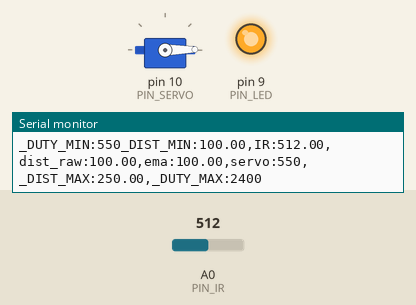
The sketch below on a simulated Arduino Uno, built with avr-gcc and run on an emulated ATmega328P. On the bench: servo, output pins drawn as LEDs (lit = HIGH), the last lines printed to the serial monitor. The inputs (shaded band) are chosen by the test bench; at power-on: A0 (PIN_IR) = 512.

Above: at 1.2 s.
1.3 s: A0 (PIN_IR) set to 479
At 1.7 s:
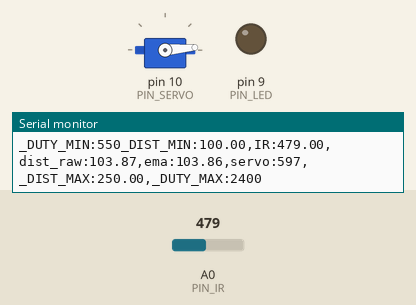
2.9 s: A0 (PIN_IR) set to 306
At 4.3 s:
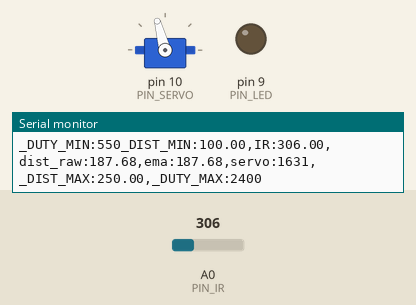
5.9 s: A0 (PIN_IR) set to 240
At 6.5 s:
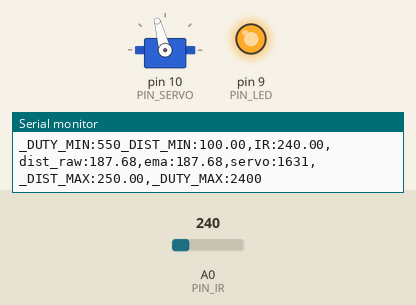
7.4 s: A0 (PIN_IR) set to 251
At 8.9 s:
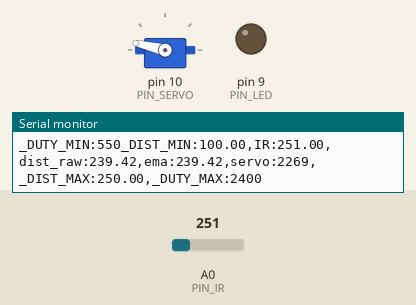
10.4 s: A0 (PIN_IR) set to 122
At 11.1 s:
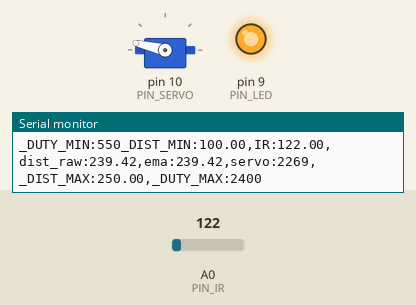
Timing chart, 0 to 12.9 s (numbered marks = the images above; inputs shaded):
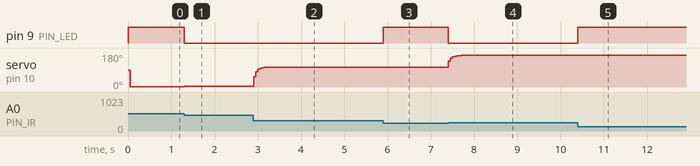

The sketch:

17_example_3_2.ino
```cpp
#include <Servo.h>

// Arduino pin assignment

#define PIN_IR    0         // IR sensor at Pin A0
#define PIN_LED   9
#define PIN_SERVO 10

#define _DUTY_MIN 550  // servo full clock-wise position (0 degree)
#define _DUTY_NEU 1475  // servo neutral position (90 degree)
#define _DUTY_MAX 2400  // servo full counter-clockwise position (180 degree)

#define _DIST_MIN  100.0   // minimum distance 100mm
#define _DIST_MAX  250.0   // maximum distance 250mm

#define EMA_ALPHA  0.5      // for EMA Filter

#define LOOP_INTERVAL 50   // Loop Interval (unit: msec)

Servo myservo;
unsigned long last_loop_time;   // unit: msec

float dist_prev = _DIST_MIN;
float dist_ema = _DIST_MIN;

void setup()
{
  pinMode(PIN_LED, OUTPUT);
  digitalWrite(PIN_LED, 1); // Active Low -> LED OFF

  myservo.attach(PIN_SERVO);
  myservo.writeMicroseconds(_DUTY_NEU);

  Serial.begin(1000000);    // 1,000,000 bps
}

void loop()
{
  unsigned long time_curr = millis();
  int duty;
  float a_value, dist_raw;

  // wait until next event time
  if (time_curr < (last_loop_time + LOOP_INTERVAL))
    return;
  last_loop_time += LOOP_INTERVAL;

  a_value = analogRead(PIN_IR);
  dist_raw = ((6762.0 / (a_value - 9.0)) - 4.0) * 10.0;

  if ((dist_raw == 0.0) || (dist_raw > _DIST_MAX)) {
    dist_raw = dist_prev;
    digitalWrite(PIN_LED, 1);
  } else if (dist_raw < _DIST_MIN) {
    dist_raw = dist_prev;
    digitalWrite(PIN_LED, 1);
  } else {    // In desired Range
    dist_prev = dist_raw;
    digitalWrite(PIN_LED, 0);
  }

  dist_ema = EMA_ALPHA * dist_raw + (1 - EMA_ALPHA) * dist_ema;

  //duty = map(dist_ema, _DIST_MIN, _DIST_MAX, _DUTY_MIN, _DUTY_MAX);
  duty = _DUTY_MIN + (_DUTY_MAX - _DUTY_MIN) * ((dist_ema - _DIST_MIN) / (_DIST_MAX - _DIST_MIN));  // int: 2bytes = 32768 ~ 32767(-2^15 ~ 2^15-1)

  myservo.writeMicroseconds(duty);

  Serial.print("_DUTY_MIN:");  Serial.print(_DUTY_MIN);
  Serial.print("_DIST_MIN:");  Serial.print(_DIST_MIN);
  Serial.print(",IR:");        Serial.print(a_value);
  Serial.print(",dist_raw:");  Serial.print(dist_raw);
  Serial.print(",ema:");       Serial.print(dist_ema);
  Serial.print(",servo:");     Serial.print(duty);
  Serial.print(",_DIST_MAX:"); Serial.print(_DIST_MAX);
  Serial.print(",_DUTY_MAX:"); Serial.print(_DUTY_MAX);
  Serial.println("");
}
```

Measured:
- the behaviour switches between 493 and 492 on A0 (PIN_IR) (found by bisection; images 0 and 1)
- the behaviour switches between 242 and 243 on A0 (PIN_IR) (found by bisection; images 3 and 4)
- after the input at 1.3 s, pin 9 (PIN_LED): HIGH → LOW at once; servo on pin 10 (PIN_SERVO): 1° → 5° at once
- after the input at 2.9 s, servo on pin 10 (PIN_SERVO): 5° → 105° at once
- after the input at 5.9 s, pin 9 (PIN_LED): LOW → HIGH at once
- after the input at 7.4 s, pin 9 (PIN_LED): HIGH → LOW at once; servo on pin 10 (PIN_SERVO): 105° → 167° at once
- after the input at 10.4 s, pin 9 (PIN_LED): LOW → HIGH at once
